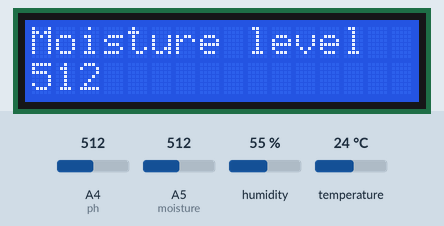
This sketch was run on a simulated Arduino Uno, built with avr-gcc and run on an emulated ATmega328P. Shown: 16×2 character LCD. The test bench sets the inputs (shaded band); at power-on: A5 (moisture) = 512, humidity 55 %, A4 (ph) = 512, temperature 24 °C. What the sketch prints to the serial monitor is not drawn.

Above: at 3.2 s.
3.3 s: A5 (moisture) set to 306
At 7.9 s:
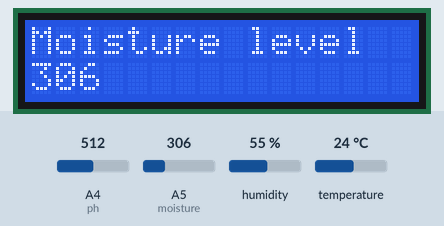
9.0 s: humidity set to 22 %
At 11.7 s:
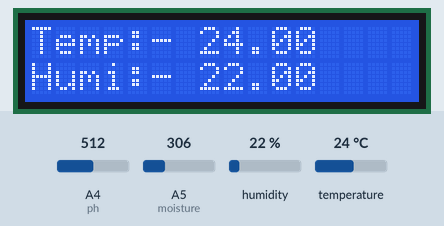
12.4 s: A4 (ph) set to 716
At 14.0 s:
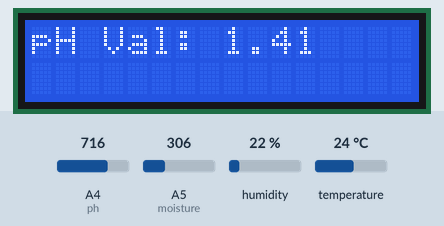
14.7 s: temperature set to 12 °C
At 16.1 s:
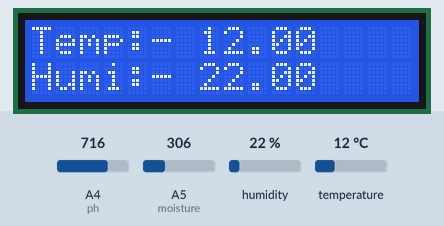
16.8 s: A5 (moisture) set to 992
At 21.5 s:
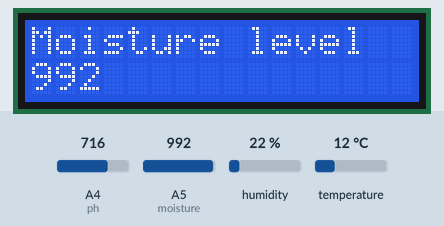
22.2 s: A4 (ph) set to 992
At 26.8 s:
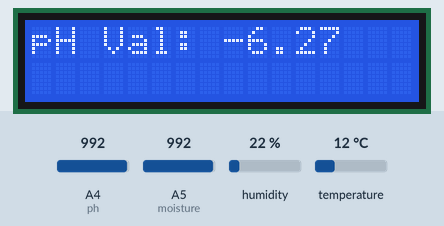
Timing chart, 0 to 28.3 s (numbered marks = the images above; inputs shaded):
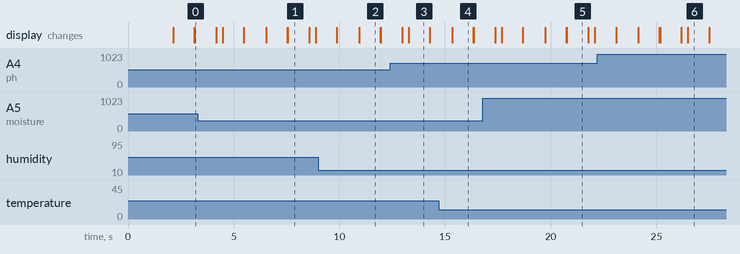

The sketch:

IPC245.ino
```cpp
#include <LiquidCrystal_I2C.h>
#include <dht.h>

LiquidCrystal_I2C lcd(0x27,16,2);
dht DHT;

#define moisture A5
#define ph A4
#define dhtData 2

#define soilWet 500
#define soilDry 750

int state1 = 0;
int state2 = 0;
int state3 = 0;

float calibration_value = 21.34;
int phval = 0;
unsigned long int avgval;
int buffer_arr[10],temp;

#define IN1 6
#define IN2 7

/*
 * ESP Signals
 * IN1  IN2  Commands
 *  0    0     -NA-
 *  0    1     Cattail plant
 *  1    0     tulsi
 *  1    1     cactus
 */

void setup(){

  Serial.begin(9600);

  lcd.begin();
  lcd.setCursor(4,0);
  lcd.print("WELCOME");
  lcd.setCursor(1,1);
  lcd.print("to grp. IPC245");

  delay(2000);
  lcd.clear();

}

void loop(){
  int chk = DHT.read11(dhtData);
  lcd.setCursor(7, 0);
  lcd.print(DHT.temperature);
  lcd.setCursor(7, 1);
  lcd.print(DHT.humidity);
  lcd.setCursor(0, 0);
  lcd.print("Temp:-");
  lcd.setCursor(0, 1);
  lcd.print("Humi:-");
  Serial.print("Temp: ");
  Serial.print(DHT.temperature);
  Serial.print(" | Humi:");
  Serial.println(DHT.humidity);
  int temp = DHT.temperature;
  int humi = DHT.humidity;

  delay(1000);

  lcd.clear();

  int moisture = readSensor();
  Serial.print("Analog Moisture Output: ");
  Serial.println(moisture);
  lcd.setCursor(0, 0);
  lcd.print("Moisture level");
  lcd.setCursor(0, 1);
  lcd.print(moisture);

  delay(1000);

  lcd.clear();

  for(int i=0;i<10;i++)
 {
 buffer_arr[i]=analogRead(ph);
 delay(30);
 }
 for(int i=0;i<9;i++)
 {
 for(int j=i+1;j<10;j++)
 {
 if(buffer_arr[i]>buffer_arr[j])
 {
 temp=buffer_arr[i];
 buffer_arr[i]=buffer_arr[j];
 buffer_arr[j]=temp;
 }
 }
 }
 avgval=0;
 for(int i=2;i<8;i++)
 avgval+=buffer_arr[i];
 float volt=(float)avgval*5.0/1024/6;
 float ph_act = -5.70 * volt + calibration_value;
 lcd.setCursor(0, 0);
 lcd.print("pH Val:");
 lcd.setCursor(8, 0);
 lcd.print(ph_act);

 delay(1000);

 lcd.clear();

  if (moisture < soilWet) {
    Serial.println("Status: Soil is too wet");
    // Cattail plant
    state2 = 1;

  } else if (moisture >= soilWet && moisture < soilDry) {
    Serial.println("Status: Soil moisture is perfect");
    state2 = 2;
    // tulsi
  } else {
    Serial.println("Status: Soil is too dry - time to water!");
    state2 = 3;
    // cactus
  }

  if(temp <= 25 && humi>= 50){
    // Cattail plant
    state1 = 1;
  }
  else if(temp <= 50 && humi<= 50){
    state1 = 2;
    // tulsi
  }
  else{
    state1 = 3;
    // cactus
  }

  if(ph_act>=5 && ph_act<6){
    // Cattail plant
    state3 = 1;
  }
  else if(ph_act>=6 && ph_act<7){
    // tulsi
    state3 = 2;
  }
  else if(ph_act>=7 && ph_act<=9){
    state3 = 3;
    // cactus
  }

  if(state1 == 1 && state2 == 1 && state3 == 1){
    // Cattail plant
    sendDataToESP(1,0);
  }
  else if(state1 == 2 && state2 == 2 && state3 == 2){
    // tulsi
    sendDataToESP(0,1);
  }
  else if(state1 == 3 && state2 == 3 && state3 == 3){
    // cactus
    sendDataToESP(1,1);
  }

  delay(1000);
  state1 = 0;
  state2 = 0;
  state3 = 0;
  lcd.clear();
}


int readSensor() {
  digitalWrite(moisture, HIGH);
  delay(10);
  int val = analogRead(moisture);
  digitalWrite(moisture, LOW);
  return val;
}


void sendDataToESP(int IN1d,int IN2d){
  if(IN1d==0 && IN2d==0){
    Serial.println("Every thing is fine");
    digitalWrite(IN1,0);
    digitalWrite(IN2,0);
  }
  else if(IN1d==1 && IN2d==0){
    Serial.println("Cattail can be grown in this place");
    digitalWrite(IN1,1);
    digitalWrite(IN2,0);
  }
  if(IN1d==0 && IN2d==1){
    Serial.println("tulsi can be grown in this place");
    digitalWrite(IN1,0);
    digitalWrite(IN2,1);
  }
  if(IN1d==1 && IN2d==1){
    Serial.println("cactus can be grown in this place");
    digitalWrite(IN1,1);
    digitalWrite(IN2,1);
  }
  else{
    Serial.println("Ooops!");
    digitalWrite(IN1,0);
    digitalWrite(IN2,0);
  }
}
```

Measured:
- what the display in image 1 shows lasts 1.0 s, from 7.6 s to 8.6 s
